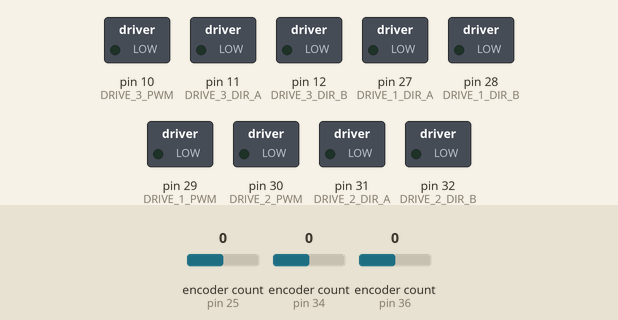
The sketch below on a simulated Arduino Mega 2560, built with avr-gcc and run on an emulated ATmega2560. Shown: switched loads named in the sketch (green lamp = pin HIGH). The inputs (shaded band) are chosen by the test bench; at power-on: encoder count (sensors on pin 25, pin 34, pin 36) 0.

Above: at 0.1 s.
At 3.1 s:
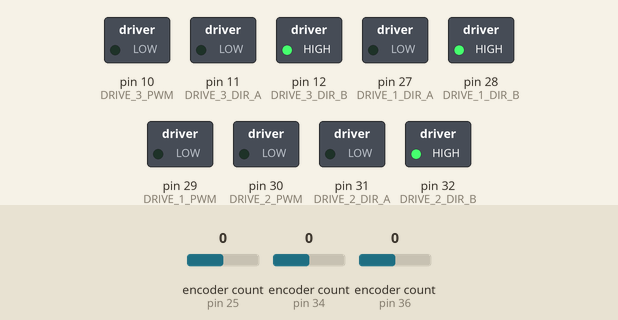
Timing chart, 0 to 4.6 s (numbered marks = the images above):
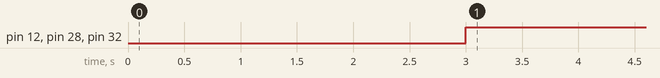

The sketch:

ClosedLoopMotorControl.ino
```cpp
#include <Encoder.h>
#include <math.h>

#define MAX_VEL 2
#define MAX_ROT_VEL 0.5
#define R_BODY 15.748

#define DRIVE_1_PWM 29
#define DRIVE_1_DIR_A 27
#define DRIVE_1_DIR_B 28
#define ENC_1_A 36
#define ENC_1_B 35

#define DRIVE_2_PWM 30
#define DRIVE_2_DIR_A 31
#define DRIVE_2_DIR_B 32
#define ENC_2_A 34
#define ENC_2_B 33

#define DRIVE_3_PWM 10
#define DRIVE_3_DIR_A 11
#define DRIVE_3_DIR_B 12
#define ENC_3_A 25
#define ENC_3_B 26

#define VEL_SMOOTHING_FACTOR 0.75
// 10.2101761242 inch per rev
// per
// 537.6 steps per output revolution
#define STEP_TO_DIST 0.01899214308

double des_forward_vel = 0;
double des_right_vel = 0;
double des_rotational_vel = 0;

Encoder enc1(ENC_1_A,ENC_1_B);
double _Enc1_Vel = 0;
long _Enc1_Prev_Count = 0;

Encoder enc2(ENC_2_A,ENC_2_B);
double _Enc2_Vel = 0;
long _Enc2_Prev_Count = 0;

Encoder enc3(ENC_3_A,ENC_3_B);
double _Enc3_Vel = 0;
long _Enc3_Prev_Count = 0;

unsigned long prevMicros;

String inData = "";

long i;
bool dir = false;

void setup() {
  Serial.begin(115200);

  pinMode(DRIVE_1_PWM, OUTPUT);
  pinMode(DRIVE_1_DIR_A, OUTPUT);
  pinMode(DRIVE_1_DIR_B, OUTPUT);

  pinMode(DRIVE_2_PWM, OUTPUT);
  pinMode(DRIVE_2_DIR_A, OUTPUT);
  pinMode(DRIVE_2_DIR_B, OUTPUT);

  pinMode(DRIVE_3_PWM, OUTPUT);
  pinMode(DRIVE_3_DIR_A, OUTPUT);
  pinMode(DRIVE_3_DIR_B, OUTPUT);


  delay(3000);

  prevMicros = micros();
  enc1.write(0);
  enc2.write(0);
  enc3.write(0);
  _Enc1_Prev_Count = 0;
  _Enc2_Prev_Count = 0;
  _Enc3_Prev_Count = 0;
  i = 0;
}

void loop() {
  parseSerial();
  updateDriveMotors();

  des_forward_vel = 0.98*des_forward_vel;
  des_right_vel = 0.98*des_right_vel;
  des_rotational_vel = 0.98*des_rotational_vel;
}

void updateDriveMotors(){
  double motor_1_speed = (0.86602*des_forward_vel + 0.5*des_right_vel + R_BODY*des_rotational_vel);
  double motor_2_speed = (0.0*des_forward_vel - 1*des_right_vel + R_BODY*des_rotational_vel);
  double motor_3_speed = (-0.86602*des_forward_vel + 0.5*des_right_vel + R_BODY*des_rotational_vel);

  analogWrite(DRIVE_1_PWM,abs(getFeedForward( motor_1_speed, 1)));
  analogWrite(DRIVE_2_PWM,abs(getFeedForward( motor_2_speed, 2)));
  analogWrite(DRIVE_3_PWM,abs(getFeedForward( motor_3_speed, 3)));

  digitalWrite(DRIVE_1_DIR_A, motor_1_speed > 0);
  digitalWrite(DRIVE_1_DIR_B, motor_1_speed <= 0);
  digitalWrite(DRIVE_2_DIR_A, motor_2_speed > 0);
  digitalWrite(DRIVE_2_DIR_B, motor_2_speed <= 0);
  digitalWrite(DRIVE_3_DIR_A, motor_3_speed > 0);
  digitalWrite(DRIVE_3_DIR_B, motor_3_speed <= 0);
}

//Note this does not apply any limits,
//if you ask for a velocity about the max possible
//it will give you a pwm over 255
double getFeedForward(double velocity, int motor){
  if(velocity == 0)
    return 0;

  //Magic numbers are from system ID fit
  switch(motor){
    case 1:
      return sign(velocity)*( 13.54*exp(0.04429*abs(velocity)) + 4.571e-06*exp(0.3245*abs(velocity)));
    break;
    case 2:
      return sign(velocity)*( 13.4*exp(0.03807*abs(velocity)) + 0.0002331*exp(0.2497*abs(velocity)));
    break;
    case 3:
      return sign(velocity)*( 11.45*exp(0.0437*abs(velocity)) + 4.874e-06*exp(0.3278*abs(velocity)));
    break;
    default:
      return 0;
    break;
  }
}

void parseSerial(){
  if(Serial.available() > 0){
    char received = Serial.read();
    inData += received;

    // Process message when new line character is recieved
    if ((received == 'X') && (inData.length() <= 5)){
      //Serial.print("Arduino Received: ");
      //Serial.print(inData);
      //Serial.print("\noutput\n");

      int buffer_ = 0;
      int inputSize = inData.length() - 2;

      // Convert to 0-999
      if(inputSize == 1)
        buffer_ = inData.charAt(1)-48;
      else if(inputSize == 2)
        buffer_ = ((inData.charAt(1)-48)*10)+(inData.charAt(2)-48);
      else if(inputSize == 3)
        buffer_ = ((inData.charAt(1)-48)*100)+((inData.charAt(2)-48)*10)+(inData.charAt(3)-48);

      //Serial.print("buffer_: ");
      //Serial.print(buffer_);
      if(inData.charAt(0) == 'A'){
        des_forward_vel = MAX_VEL*(buffer_ - 500)/500.0;

        //Serial.print("Read in: ");
        //Serial.print(inData);
      }
      else if((inData.charAt(0) == 'B')){
        des_right_vel = MAX_VEL*(buffer_ - 500)/500.0;

        //Serial.print("Read in: ");
        //Serial.print(inData);
      }
      else if((inData.charAt(0) == 'C')){
        des_rotational_vel = MAX_ROT_VEL*(buffer_ - 500)/500.0;

        //Serial.print("Read in: ");
        //Serial.print(inData);
        //Serial.print("New Forward Vel: ");
        //Serial.println(des_rotational_vel);

      }
      //else if( inData.charAt(0) == 'D' && inData.length() <= 3){}

      Serial.print('\n');
      inData = ""; // Clear received buffer_
      updateDriveMotors();
     }

   }
   else if(inData.length() > 5)
     inData = "";
}

double sign(double value) {
 return double((value>0)-(value<0));
}
```

Measured:
- by itself, pin 12 (DRIVE_3_DIR_B), pin 28 (DRIVE_1_DIR_B), pin 32 (DRIVE_2_DIR_B): LOW → HIGH at 3.0 s
